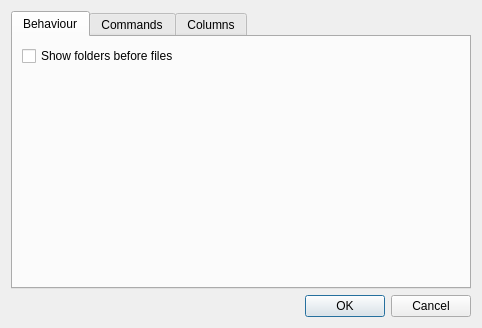
<?xml version="1.0" encoding="UTF-8"?>
<ui version="4.0">
 <class>Settings_dialog</class>
 <widget class="QDialog" name="Settings_dialog">
  <property name="geometry">
   <rect>
    <x>0</x>
    <y>0</y>
    <width>482</width>
    <height>328</height>
   </rect>
  </property>
  <property name="windowTitle">
   <string>Settings</string>
  </property>
  <layout class="QVBoxLayout" name="verticalLayout">
   <item>
    <widget class="QTabWidget" name="tab_widget">
     <property name="currentIndex">
      <number>0</number>
     </property>
     <widget class="QWidget" name="tab_behaviour">
      <attribute name="title">
       <string>Behaviour</string>
      </attribute>
      <layout class="QFormLayout" name="formLayout_2">
       <item row="0" column="0">
        <widget class="QCheckBox" name="show_folders_before_files">
         <property name="text">
          <string>Show folders before files</string>
         </property>
        </widget>
       </item>
      </layout>
     </widget>
     <widget class="QWidget" name="tab_commands">
      <attribute name="title">
       <string>Commands</string>
      </attribute>
      <layout class="QFormLayout" name="formLayout">
       <item row="0" column="0">
        <widget class="QLabel" name="label">
         <property name="text">
          <string>View file command:</string>
         </property>
        </widget>
       </item>
       <item row="0" column="1">
        <widget class="QLineEdit" name="view_command"/>
       </item>
       <item row="1" column="0">
        <widget class="QLabel" name="label_2">
         <property name="text">
          <string>Edit file command:</string>
         </property>
        </widget>
       </item>
       <item row="1" column="1">
        <widget class="QLineEdit" name="edit_command"/>
       </item>
      </layout>
     </widget>
     <widget class="QWidget" name="tab_columns">
      <attribute name="title">
       <string>Columns</string>
      </attribute>
      <layout class="QGridLayout" name="tab_columns_layout">
       <item row="0" column="1">
        <widget class="QLabel" name="label_4">
         <property name="text">
          <string>Hidden columns</string>
         </property>
        </widget>
       </item>
       <item row="0" column="0">
        <widget class="QLabel" name="label_3">
         <property name="text">
          <string>Visible columns</string>
         </property>
        </widget>
       </item>
       <item row="3" column="0" colspan="2">
        <widget class="QLabel" name="label_5">
         <property name="text">
          <string>Use drag-n-drop to choose and sort columns.</string>
         </property>
        </widget>
       </item>
       <item row="1" column="1">
        <widget class="QListWidget" name="hidden_columns">
         <property name="acceptDrops">
          <bool>true</bool>
         </property>
         <property name="dragEnabled">
          <bool>true</bool>
         </property>
         <property name="dragDropMode">
          <enum>QAbstractItemView::DragDrop</enum>
         </property>
         <property name="defaultDropAction">
          <enum>Qt::MoveAction</enum>
         </property>
         <property name="selectionMode">
          <enum>QAbstractItemView::ExtendedSelection</enum>
         </property>
        </widget>
       </item>
       <item row="1" column="0">
        <widget class="QListWidget" name="visible_columns">
         <property name="acceptDrops">
          <bool>true</bool>
         </property>
         <property name="midLineWidth">
          <number>0</number>
         </property>
         <property name="dragEnabled">
          <bool>true</bool>
         </property>
         <property name="dragDropMode">
          <enum>QAbstractItemView::DragDrop</enum>
         </property>
         <property name="defaultDropAction">
          <enum>Qt::MoveAction</enum>
         </property>
         <property name="selectionMode">
          <enum>QAbstractItemView::ExtendedSelection</enum>
         </property>
        </widget>
       </item>
       <item row="2" column="0">
        <widget class="QPushButton" name="reset_columns">
         <property name="sizePolicy">
          <sizepolicy hsizetype="Fixed" vsizetype="Fixed">
           <horstretch>0</horstretch>
           <verstretch>0</verstretch>
          </sizepolicy>
         </property>
         <property name="text">
          <string>Reset to defaults</string>
         </property>
        </widget>
       </item>
      </layout>
     </widget>
    </widget>
   </item>
   <item>
    <widget class="QDialogButtonBox" name="buttonBox">
     <property name="orientation">
      <enum>Qt::Horizontal</enum>
     </property>
     <property name="standardButtons">
      <set>QDialogButtonBox::Cancel|QDialogButtonBox::Ok</set>
     </property>
    </widget>
   </item>
  </layout>
 </widget>
 <resources/>
 <connections>
  <connection>
   <sender>buttonBox</sender>
   <signal>accepted()</signal>
   <receiver>Settings_dialog</receiver>
   <slot>accept()</slot>
   <hints>
    <hint type="sourcelabel">
     <x>248</x>
     <y>254</y>
    </hint>
    <hint type="destinationlabel">
     <x>157</x>
     <y>274</y>
    </hint>
   </hints>
  </connection>
  <connection>
   <sender>buttonBox</sender>
   <signal>rejected()</signal>
   <receiver>Settings_dialog</receiver>
   <slot>reject()</slot>
   <hints>
    <hint type="sourcelabel">
     <x>316</x>
     <y>260</y>
    </hint>
    <hint type="destinationlabel">
     <x>286</x>
     <y>274</y>
    </hint>
   </hints>
  </connection>
 </connections>
</ui>
